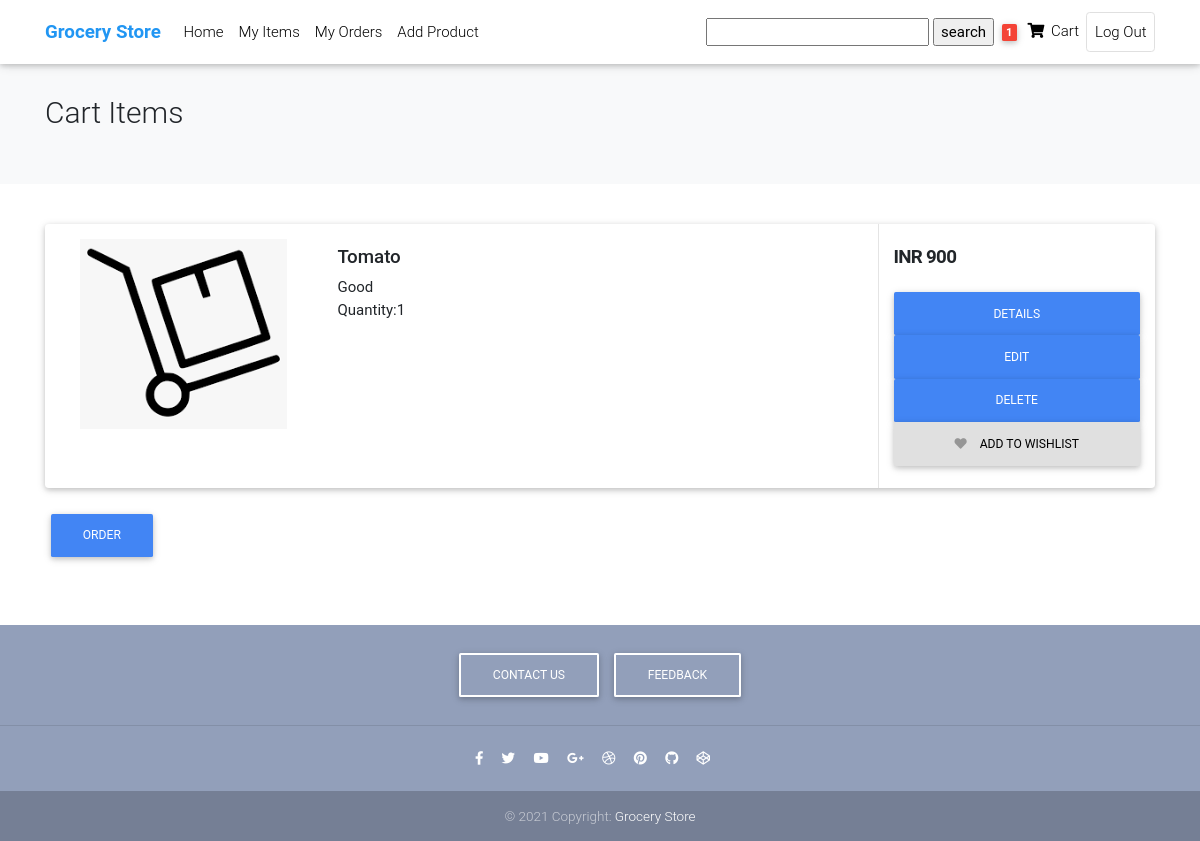
The page /cart/cart_items/1/ (signed in) on the database as committed earlier.
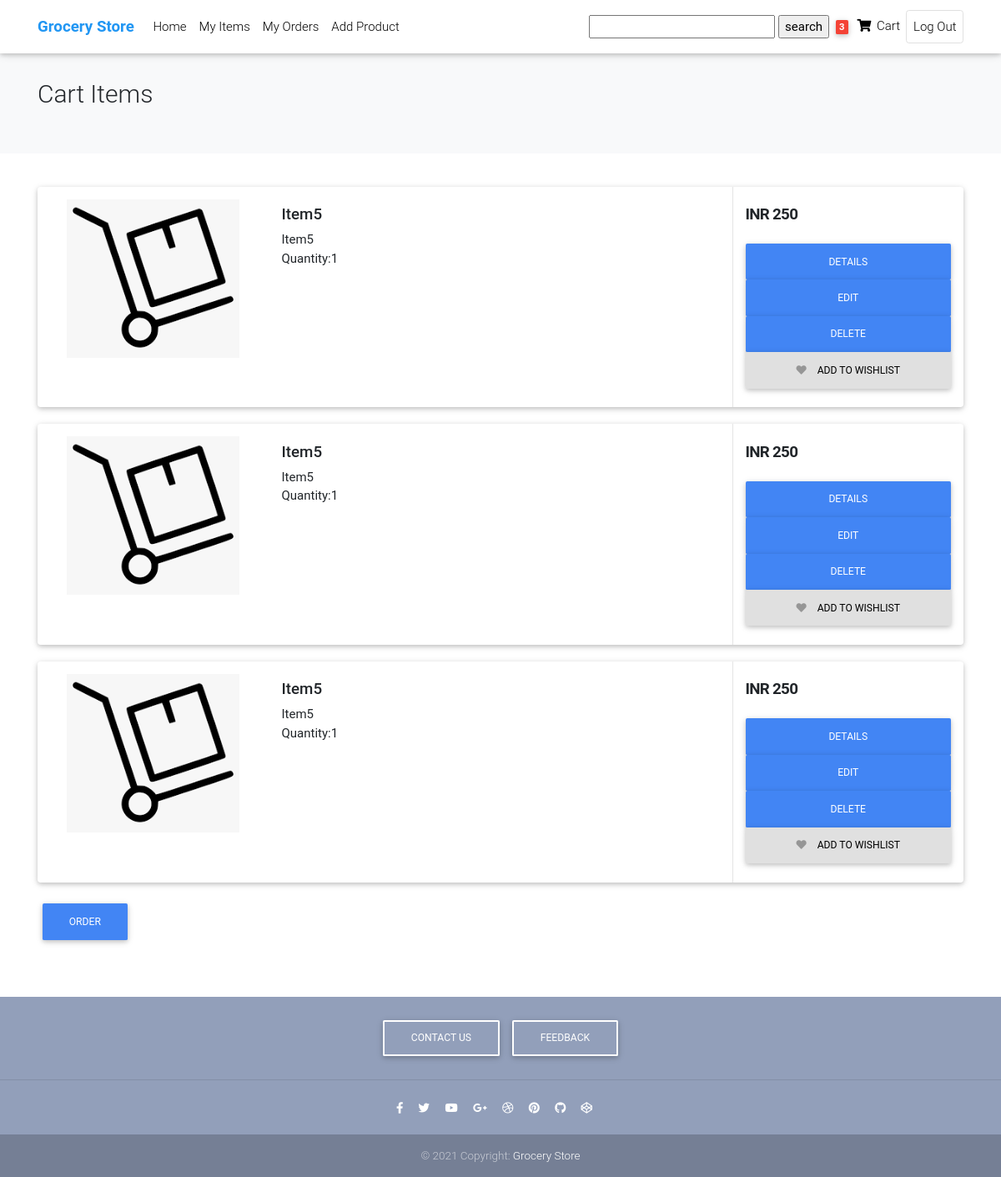
The same page on the database as committed later.
### Cart/models/cartitem.py (models this page shows, shortened)
class CartItem(models.Model):
    ordered = models.BooleanField(default=False, blank=True, null=True)
    cart = models.ForeignKey(Cart, on_delete=models.CASCADE, blank=True, null=True)
    user = models.ForeignKey(User, on_delete=models.CASCADE, blank=True, null=True)
    product = models.ForeignKey(Product, on_delete=models.CASCADE, blank=True, null=True)
    price = models.IntegerField(default=0)
    quantity = models.IntegerField(default=1)

### Base/models/product.py (models this page shows, shortened)
class Product(models.Model):
    title = models.CharField(max_length=250, unique=True)
    description = models.TextField(max_length=250, blank=True, null=True)
    image = models.ImageField(upload_to='uploads/products/',default='uploads/products/normal.png')
    price = models.IntegerField(default=0)
    created = models.DateTimeField(auto_now_add=True)
    category = models.ForeignKey(Categorie, on_delete=models.CASCADE,blank=True,null=True)
    quantity = models.IntegerField(default=1)
    user = models.ForeignKey(User, on_delete=models.CASCADE, blank=True, null=True)
    class Meta:
        ordering = ['created']

### Cart/views/cartitemslist.py (the view)
# urls.py: path('cart_items/<int:pk>/',CartItemsList.as_view(), name='cart_items'),
class CartItemsList(LoginRequiredMixin, ListView):
    model = CartItem
    context_object_name = 'cart_products'
    template_name = 'Cart/cartitems_list.html'
    def get_context_data(self, **kwargs):
        context = super().get_context_data(**kwargs)
        context['cart_products'] = context['cart_products'].filter(user=self.request.user)
        search_input = self.request.GET.get('search-area') or ''
        if search_input:
            context['cart_products'] = context['cart_products'].filter(title__startswith=search_input)
        context['search_input'] = search_input
        cart, _ = Cart.objects.get_or_create(user=self.request.user)
        context['quantity'] = cart.quantity
        context['count'] = context['cart_products'].count()
        return context

### Cart/templates/Cart/cartitems_list.html (shortened to what this page needs)
{% extends 'Base/basic.html' %}
{% load static %}
{% load crispy_forms_tags %}
{% load widget_tweaks %}
 {% block scripts %}
<table>
 <div style="min-height: 50px;"></div></table>
<link href={%static 'products_listing/css/bootstrap.css'%} rel="stylesheet" type="text/css"/>
<link href="{%static 'Product_detail/css/mdb.min.css' %}" rel="stylesheet">
   <link rel="stylesheet" href="https://use.fontawesome.com/releases/v5.11.2/css/all.css">
<link href={%static 'products_listing/css/ui.css'%} rel="stylesheet" type="text/css"/>
<link href={%static 'products_listing/css/responsive.css'%} rel="stylesheet" media="only screen and (max-width: 1200px)" />
 {% endblock scripts %}
{% block content %}
<section class="section-pagetop bg">
<div class="container">
	<h2 class="title-page">Cart Items</h2>
</div>
</section>
<section class="section-content padding-y">
<div class="container">
{% for cart_product in cart_products  %}
            <article class="card card-product-list">
                  <div class="row no-gutters">
                        <aside class="col-md-3">
                              <a href="#" class="img-wrap" style="padding : 15px;">
                                    <img src={{cart_product.product.image.url}}>
                              </a>
                        </aside>
                        <div class="col-md-6">
                              <div class="info-main">
                                    <a href="#" class="h5 title"> {{cart_product.product.title}} </a>
                                    <p>{{cart_product.product.description}} </p>
                                    <p>Quantity:{{cart_product.quantity}}</p>
                              </div>
                        </div>
                        <aside class="col-sm-3">
                              <div class="info-aside">
                                    <div class="price-wrap">
                                          <span class="price h5">INR {{cart_product.product.price}} </span>
                                    </div>
                                    <br>
                                    <p>
                                          <a href={%url 'product' cart_product.product.id %} class="btn btn-primary btn-block"> Details </a>
                                          <a href={%url 'update_item' cart_product.product.id%} class="btn btn-primary btn-block"> Edit </a>
                                          <a href={%url 'delete_item' cart_product.product.id%} class="btn btn-primary btn-block"> Delete </a>
                                          <a href="#" class="btn btn-light btn-block"><i class="fa fa-heart"></i>
                                                <span class="text">Add to wishlist</span>
                                          </a>
                                    </p>
                              </div>
                        </aside>
                  </div>
            </article>
{%empty%}
<h3> No Items are present</h3>
<table>
 <div style="min-height: 125px;"></div></table>
{% endfor %}
     <form action="{%url 'orders' request.user.id %}" method="GET">
                              <button type="submit" class="btn btn-primary">Order</button>
                              </form>
</div>
</section>
{% endblock content %}

### Base/templates/Base/basic.html (shortened to what this page needs)
{% load static %}
{% load crispy_forms_tags %}
{% load widget_tweaks %}
{% load isordered %}
<!DOCTYPE html>
<html lang="en">
<head>
  <link rel="stylesheet" href="https://use.fontawesome.com/releases/v5.11.2/css/all.css">
  <link href="{%static 'homepage/css/bootstrap.min.css'%}" rel="stylesheet">
  <link href="{%static 'homepage/css/mdb.min.css'%}" rel="stylesheet">
  <link href="{%static 'homepage/css/style.min.css'%}" rel="stylesheet">
  {% block scripts %}{% endblock scripts %}
</head>
<body>
  <nav class="navbar fixed-top navbar-expand-lg navbar-light white scrolling-navbar">
    <div class="container">
        <strong class="navbar-brand font-weight-bold waves-effect blue-text">Grocery Store</strong>
      <div class="collapse navbar-collapse" id="navbarSupportedContent">
        <ul class="navbar-nav mr-auto">
          <li class="nav-item">
            <a class="nav-link waves-effect" href={%url 'products'%}>Home
          </li>
          <li class="nav-item">
            <a class="nav-link waves-effect" href={% url 'all_user_products' user.id %}>My Items</a>
          </li>
          <li class="nav-item">
            <a class="nav-link waves-effect" href="{%url 'orders' user.id%}" >My Orders</a>
          </li>
          <li class="nav-item">
            <a class="nav-link waves-effect" href="{% url 'product_create'%}" >Add Product</a>
          </li>
        </ul>
        <form method="GET">
            <input type="text" name="search-area" value="{{search_input}}">
            <input type="submit" value="search"></form>
        <ul class="navbar-nav nav-flex-icons">
          <li class="nav-item">
            <a class="nav-link waves-effect" href="{%url 'cart_items' request.user.id %}">
              <span class="badge red z-depth-1 mr-1">{{quantity}} </span>
              <i class="fas fa-shopping-cart"></i>
              <span class="clearfix d-none d-sm-inline-block"> Cart </span>
            </a>
          </li>
          {% if request.user.is_authenticated %}
            <li class="nav-item">
            <a href="{%url 'logout'%}" class="nav-link border border-light rounded waves-effect">
             Log Out
            </a>
          </li>
            {% endif %}
        </ul>
      </div>
    </div>
  </nav>
  {% block content %}{% endblock content %}
  <footer class="page-footer text-center font-small mt-4 wow fadeIn">
    <div class="pt-4">
      <a class="btn btn-outline-white" href="#"
        role="button">Contact Us
      </a>
      <a class="btn btn-outline-white" href="#" role="button">Feedback
      </a>
    </div>
    <hr class="my-4">
    <div class="pb-4">
      <a href="#" >
        <i class="fab fa-facebook-f mr-3"></i>
      </a>
      <a href="#" >
        <i class="fab fa-twitter mr-3"></i>
      </a>
      <a href="#" >
        <i class="fab fa-youtube mr-3"></i>
      </a>
      <a href="#">
        <i class="fab fa-google-plus-g mr-3"></i>
      </a>
      <a href="#">
        <i class="fab fa-dribbble mr-3"></i>
      </a>
      <a href="#">
        <i class="fab fa-pinterest mr-3"></i>
      </a>
      <a href="#" >
        <i class="fab fa-github mr-3"></i>
      </a>
      <a href="#">
        <i class="fab fa-codepen mr-3"></i>
      </a>
    </div>
    <div class="footer-copyright py-3">
      © 2021 Copyright:
      <a href="#">Grocery Store</a>
    </div>
  </footer>
  </body>
  </html>

### Cart/static/products_listing/css/ui.css (style rules this page uses)
html { font-family: "Inter", sans-serif; font-size: 15px; }
.img-wrap { text-align: center; display: block; }
.img-wrap img { max-width: 100%; }
.price-wrap { letter-spacing: -0.7px; }
.padding-y { padding-top: 40px; padding-bottom: 40px; }
article:after, .form-group:after { display: block; clear: both; content: ""; }
.bg { background-color: #f8f9fa; }
.title-page { color: #212529; }
.white { color: #fff; }
p:last-child { margin-bottom: 0; }
.footer-copyright { padding-top: 20px; padding-bottom: 20px; }
.btn-light { background-color: #fff; border-color: #e4e4e4; }
.btn-light i { color: #969696; }
.btn i + .text { margin-left: 10px; }
[class*=card-product] a.title { color: #212529; display: block; }
[class*=card-product] p { margin-bottom: 0; }
[class*=card-product] .img-wrap { overflow: hidden; position: relative; }
[class*=card-product] .img-wrap img { height: 100%; max-width: 100%; width: auto; display: inline-block; -o-object-fit: cover; object-fit: cover; }
.card-product-list { margin-bottom: 20px; }
.card-product-list .img-wrap { height: 220px; border-radius: 0.37rem 0 0 0.37rem; }
.card-product-list .info-main { padding: 1.5rem 1rem; }
.card-product-list .info-aside { padding: 1.5rem 1rem; border-left: 1px solid #e4e4e4; height: 100%; }
.card .img-wrap { overflow: hidden; }
.price { font-weight: 600; color: #212529; }
.section-pagetop { padding: 45px 0; }

### Base/templates/Base/basic.html (style rules this page uses)
html, body, header, .carousel { height: 60vh; }
.card { min-width: 260px; }

Rows that differ between the two databases and show on the page:
removed CartItem: product "Tomato", product.description "Good", quantity "1", product.price "900"
added CartItem: product "Item5", product.description "Item5", quantity "1", product.price "250"
added CartItem: product "Item5", product.description "Item5", quantity "1", product.price "250"
added CartItem: product "Item5", product.description "Item5", quantity "1", product.price "250"
Other text that changed with them:
{{ quantity }}: "1" → "3"
